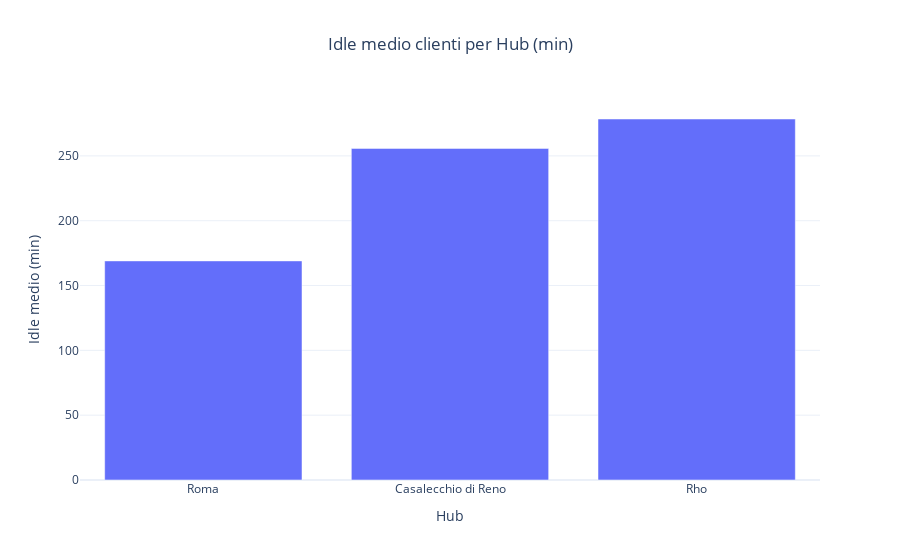

Notebook source saved alongside this figure:
### Code cell
import plotly.express as px

hub_idle_df = hub_idle.reset_index()
hub_idle_df.columns = ["Hub", "avg_idle_min"]

fig = px.bar(
    hub_idle_df,
    x="Hub",
    y="avg_idle_min",
    title="Idle medio clienti per Hub (min)",
    labels={
        "avg_idle_min": "Idle medio (min)",
        "Hub": "Hub"
    }
)

fig.update_layout(
    template="plotly_white",   # 🎨 pulito, senza griglie invasive
    title_x=0.5,
    font=dict(size=12)
)

fig.show()

### Figure 1 — Plotly figure (JSON) as saved in the notebook; plotly's stock layout.template omitted (floating-point values rounded to 4 significant figures)
{"data": [{"hovertemplate": "Hub=%{x}<br>Idle medio (min)=%{y}<extra></extra>", "legendgroup": "", "marker": {"color": "#636efa", "pattern": {"shape": ""}}, "name": "", "orientation": "v", "showlegend": false, "textposition": "auto", "type": "bar", "x": ["Roma", "Casalecchio di Reno", "Rho"], "xaxis": "x", "y": [169.0, 255.8, 278.5], "yaxis": "y"}], "layout": {"barmode": "relative", "font": {"size": 12}, "legend": {"tracegroupgap": 0}, "title": {"text": "Idle medio clienti per Hub (min)", "x": 0.5}, "xaxis": {"anchor": "y", "domain": [0, 1], "title": {"text": "Hub"}}, "yaxis": {"anchor": "x", "domain": [0, 1], "title": {"text": "Idle medio (min)"}}}}
